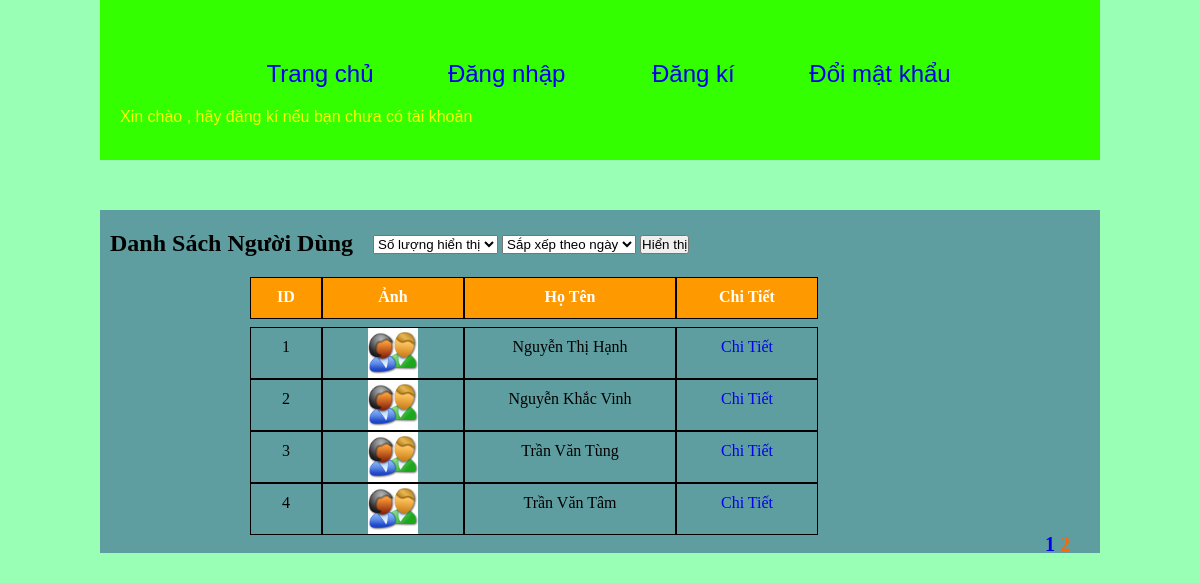
The app's page /index.php?page=2 with its own data.
### tables this page shows
CREATE TABLE IF NOT EXISTS `profile` (
  `ID` int(10) NOT NULL AUTO_INCREMENT,
  `TEN` varchar(50) DEFAULT NULL,
  `TEN_DN` varchar(50) DEFAULT NULL,
  `EMAIL` varchar(50) DEFAULT NULL,
  `PHONE` varchar(11) DEFAULT NULL,
  `ANH` varchar(255) DEFAULT NULL,
  `MO_TA` varchar(255) DEFAULT NULL,
  `MAT_KHAU` varchar(255) DEFAULT NULL,
  `ID_QUYEN` int(10) DEFAULT NULL,
  `nguoi_gt` varchar(50) NOT NULL,
  `ngay` datetime NOT NULL DEFAULT CURRENT_TIMESTAMP,
  PRIMARY KEY (`ID`)
);

### danh_sach.php (the view, shortened to what this page needs)
<?php
if(isset($_GET['page'])){
	$page = $_GET['page'];
} else{
	$page = 1;
}
$num =10;
$sort = 'ID';
$row_per_page= $num;
$per_row = $page*$row_per_page-$row_per_page;
$sql = "SELECT * FROM profile INNER JOIN privilege ON profile.ID_QUYEN = privilege.ID_QUYEN ORDER BY ".$sort." ASC LIMIT ".$per_row.", ".$row_per_page;
$query = mysql_query($sql);
$list_page='';
$total_row = mysql_num_rows(mysql_query("SELECT * FROM profile"));
$total_page = ceil($total_row/$row_per_page);
for($i=1; $i<=$total_page; $i++){
	if($page==$i){
		$list_page .= '<span>'.$i.'</span> ';
	}
	else{
		$list_page .= '<a href="index.php?page='.$i.'">'.$i.'</a> ';
	}
}
?>
<!DOCTYPE html PUBLIC "-//W3C//DTD XHTML 1.0 Transitional//EN" "http://www.w3.org/TR/xhtml1/DTD/xhtml1-transitional.dtd">
<html xmlns="http://www.w3.org/1999/xhtml">
<head>
<link rel="stylesheet" type="text/css" href="style.css" />
</head>
<body>
<div class="main">
    <h2 style=" margin-bottom:20px; float:left; padding-left:10px; padding-right: 20px; ">Danh Sách Người Dùng</h2>
    <form method="post" style="padding-top: 5px;">
        <select name="num" id="num">
            <option value="unselect" selected="selected">Số lượng hiển thị</option>
        </select>
        <select name="sort" id="sort">
            <option value="unselect" selected="selected">Sắp xếp theo ngày</option>
        </select>
        <input type="submit" name="submit" value="Hiển thị"/>
    </form>
    <div style="margin: 0px 150px 50px; clear: both; ">
            <div class="prd" style="width: 10%">ID</div>
            <div class="prd" style="width: 20%">Ảnh</div>
            <div class="prd" style="width: 30%">Họ Tên</div>
            <div class="prd" style="width: 20%">Chi Tiết</div>
    </div>
    <?php
        $stt=1;
        while($row = mysql_fetch_array($query)){$id=$row['ID']; $ten = $row['TEN_DN'];
    ?>
    <div style="margin: 0px 150px 50px; clear: both">
            <div class="prd1" style="width: 10%"><?php echo $stt;?></div>
            <div class="prd1" style="width: 20%; padding-top: 0px; height: 50px"><img src="anh/<?php if($row['ANH'] != ''){echo $row['ANH'];} else{echo 'user.jpg';}?>" width="50px" height="50px"/></div>
            <div class="prd1" style="width: 30%"><?php echo $row['TEN'];?></div>
            <div class="prd1" style="width: 20%"><a href="index.php?page_layout=chi_tiet&id=<?php echo $id;?>">Chi Tiết</a></div>
    </div>
    <?php
        $stt++;}
    ?>
    <div style="float:right; margin-right:30px; font-weight:bold; color:#F60; font-size:20px;"><?php echo $list_page;?></div>
</div>
</body>
</html>

### style.css (style rules this page uses)
* { margin:0; padding:0; }
body { background:#99FFB4; }
.main { height:auto; background: cadetblue; width:1000px; margin:auto; margin-top:50px; padding:20px 0px; }
.prd { padding-top: 10px; height: 30px; background:#F90; color:#fff; font-weight:bold; text-align:center; float: left; border: 0.5px solid #000; }
.prd1 { padding-top: 10px; height: 40px; float: left; text-align: center; border: 0.5px solid #000; }
a { text-decoration:none; }

### records on screen
profile: TEN "Nguyễn Thị Hạnh"
profile: TEN "Nguyễn Khắc Vinh"
profile: TEN "Trần Văn Tùng"
profile: TEN "Trần Văn Tâm"
